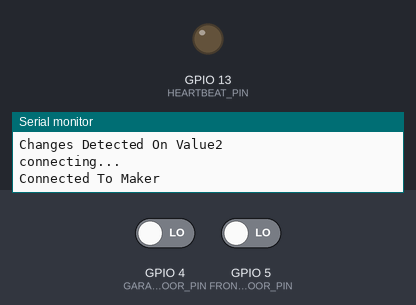
Recording of a sketch running on a simulated ESP8266 (NodeMCU). Parts: output pins drawn as LEDs (lit = HIGH), the last lines printed to the serial monitor. Dashed ring = blinking. Inputs (shaded band) come from the test bench; at power-on: GPIO 4 (GARAGE_DOOR_PIN) LOW, GPIO 5 (FRONT_DOOR_PIN) LOW. WiFi joins after 1.5 s; servers stay silent unless stated.

Above: at 2.3 s.
At 5.4 s:
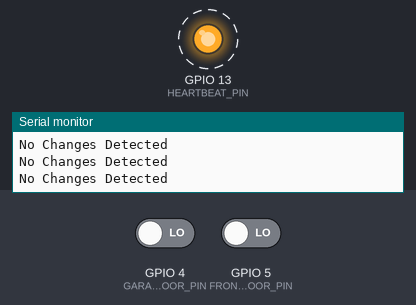
Timing chart, 0 to 6.3 s (numbered marks = the images above):
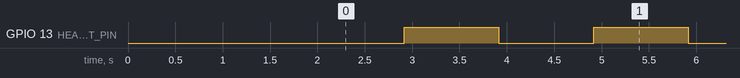

Measured:
- by itself, GPIO 13 (HEARTBEAT_PIN): alternates HIGH for 1.0 s and LOW for 1.0 s

The sketch:

ESP8266_To_IFTTT.ino
```cpp
#include <ESP8266WiFi.h>
#include <arduino.h>
#include "DataToMaker.h"

#define SERIAL_DEBUG // Uncomment this to dissable serial debugging

// define gpio pins here:
#define NUMBER_OF_SENSORS 2 // THIS MUST MATCH THE NUMBER OF SENSORS IN THE SENSOR ARRAY / NO MORE THAN 3

#define FRONT_DOOR_PIN 5 // GPIO5
#define GARAGE_DOOR_PIN 4 // GPIO4
// pin for heatbeat LED
#define HEARTBEAT_PIN 13 //GPIO13


// Define program constants

const char* myKey = "your key"; // your maker key here
const char* ssid = "your ssid"; // your router ssid here
const char* password = "your password"; // your router password here

// define program values
int sensors[NUMBER_OF_SENSORS] = {FRONT_DOOR_PIN, GARAGE_DOOR_PIN}; // place your defined sensors in the curly braces
String doorStates[2] = {"Closed", "Open"}; // You can change the LOW / HIGH state strings here


// declare new maker event with the name "ESP"
DataToMaker event(myKey, "ESP");

// LEAVE SET

int pvsValues[NUMBER_OF_SENSORS];
bool connectedToWiFI = false;

void setup()
{
#ifdef SERIAL_DEBUG
  Serial.begin(115200);
  delay(200);
  Serial.println();
#endif

  delay(10); // short delay
  pinMode(HEARTBEAT_PIN, OUTPUT);
  for (int i = 0 ; i < NUMBER_OF_SENSORS ; i++)
  {
    pinMode(sensors[i], INPUT);
    pvsValues[i] = -1; // initialise previous values to -1 to force initial output
  }
  WiFi.mode(WIFI_STA);
  ConnectWifi();
}

void loop() {
  if (wifiConnected)
  {
    if (DetectChange())
    {
      debugln("connecting...");
      if (event.connect())
      {
        debugln("Connected To Maker");
        event.post();
      }
      else debugln("Failed To Connect To Maker!");
    }
    delay(1000); // pause for 1 second
    digitalWrite(HEARTBEAT_PIN, !digitalRead(HEARTBEAT_PIN));
  }
  else
  {
    delay(60 * 1000); // 1 minute delay before trying to re connect
    ConnectWifi();
  }
}

bool ConnectWifi()
{
  // Connect to WiFi network
  debugln();
  debugln();
  debug("Connecting to ");
  debugln(ssid);
  unsigned long startTime = millis();
  WiFi.begin(ssid, password);

  while (WiFi.status() != WL_CONNECTED && startTime + 30 * 1000 >= millis()) {
    delay(500);
    debug(".");
  }
  if (WiFi.status() == WL_CONNECTED)
  {
    debugln("");
    debugln("WiFi connected");
  }
  else
  {
    WiFi.disconnect();
    debugln("");
    debugln("WiFi Timed Out!");
  }
}

bool wifiConnected()
{
  return WiFi.status() == WL_CONNECTED;
}


bool DetectChange()
{
  int val;
  bool changed = false;
  for (int i = 0 ; i < NUMBER_OF_SENSORS ; i++)
  {
    if ((val = digitalRead(sensors[i])) != pvsValues[i])
    {
      pvsValues[i] = val;
      event.setValue(i + 1, doorStates[val]);
      debug("Changes Detected On Value");
      debugln(String(i + 1));
      changed = true;
    }
  }
  if (!changed) debugln("No Changes Detected");
  return changed;
}


void debug(String message)
{
#ifdef SERIAL_DEBUG
  Serial.print(message);
#endif
}

void debugln(String message)
{
#ifdef SERIAL_DEBUG
  Serial.println(message);
#endif
}

void debugln()
{
#ifdef SERIAL_DEBUG
  Serial.println();
#endif
}
```

DataToMaker.h
```cpp
#include <Arduino.h>
#include <ESP8266WiFi.h>

#ifndef DataToMaker_h
class DataToMaker
{
  public:
    DataToMaker(const char*, String); // constructor
    bool connect();
    bool setValue(int, String);
    void sendToMaker();
    void post();

  protected: // it is protected because the subclass needs access
    //to max distance!

  private:
    void compileData();
    WiFiClient client;
    const char* privateKey;
    String event;
    String value1, value2, value3 = "";
    bool dataAvailable;
    String postData;
};

DataToMaker::DataToMaker(const char* _privateKey, String _event)
{
  privateKey = _privateKey;
  event = _event;
}

bool DataToMaker::connect()
{
  if (client.connect("maker.ifttt.com", 80))
    return true;
  else return false;
}

void DataToMaker::post()
{
  compileData();
  client.print("POST /trigger/");
  client.print(event);
  client.print("/with/key/");
  client.print(privateKey);
  client.println(" HTTP/1.1");

  client.println("Host: maker.ifttt.com");
  client.println("User-Agent: Arduino/1.0");
  client.println("Connection: close");
  if (dataAvailable)
  { // append json values if available
    client.println("Content-Type: application/json");
    client.print("Content-Length: ");
    client.println(postData.length());
    client.println();
    client.println(postData);
  }
  else
    client.println();
}

bool DataToMaker::setValue(int valueToSet, String value)
{
  switch (valueToSet)
  {
    case 1:
      value1 = value;
      break;
    case 2:
      value2 = value;
      break;
    case 3:
      value3 = value;
      break;
    default:
      return false;
      break;
  }
  return true;
}

void DataToMaker::compileData()
{
  if (value1 != "" || value2 != "" || value3 != "")
  {
    dataAvailable = true;
    bool valueEntered = false;
    postData = "{";
    if (value1 != "")
    {
      postData.concat("\"value1\":\"");
      postData.concat(value1);
      valueEntered = true;
    }
    if (value2 != "")
    {
      if (valueEntered)postData.concat("\",");
      postData.concat("\"value2\":\"");
      postData.concat(value2);
      valueEntered = true;
    }
    if (value3 != "")
    {
      if (valueEntered)postData.concat("\",");
      postData.concat("\"value3\":\"");
      postData.concat(value3);
    }
    postData.concat("\"}");
  }
  else dataAvailable = false;
}
#endif
```
